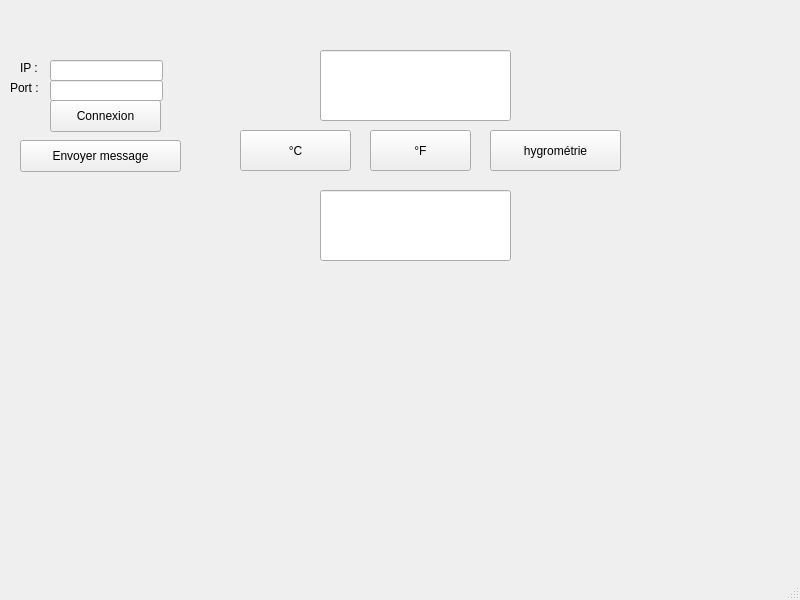
<?xml version="1.0" encoding="UTF-8"?>
<ui version="4.0">
 <class>clientQT</class>
 <widget class="QMainWindow" name="clientQT">
  <property name="geometry">
   <rect>
    <x>0</x>
    <y>0</y>
    <width>800</width>
    <height>600</height>
   </rect>
  </property>
  <property name="windowTitle">
   <string>clientQT</string>
  </property>
  <widget class="QWidget" name="centralwidget">
   <widget class="QLabel" name="ip">
    <property name="geometry">
     <rect>
      <x>20</x>
      <y>60</y>
      <width>21</width>
      <height>16</height>
     </rect>
    </property>
    <property name="text">
     <string>IP :</string>
    </property>
   </widget>
   <widget class="QLabel" name="port">
    <property name="geometry">
     <rect>
      <x>10</x>
      <y>80</y>
      <width>41</width>
      <height>16</height>
     </rect>
    </property>
    <property name="text">
     <string>Port :</string>
    </property>
   </widget>
   <widget class="QLineEdit" name="lineEditIP">
    <property name="geometry">
     <rect>
      <x>50</x>
      <y>60</y>
      <width>113</width>
      <height>21</height>
     </rect>
    </property>
   </widget>
   <widget class="QLineEdit" name="lineEditPort">
    <property name="geometry">
     <rect>
      <x>50</x>
      <y>80</y>
      <width>113</width>
      <height>21</height>
     </rect>
    </property>
   </widget>
   <widget class="QPushButton" name="boutonConnect">
    <property name="geometry">
     <rect>
      <x>50</x>
      <y>100</y>
      <width>111</width>
      <height>32</height>
     </rect>
    </property>
    <property name="text">
     <string>Connexion</string>
    </property>
   </widget>
   <widget class="QLabel" name="statutConnectLabel">
    <property name="geometry">
     <rect>
      <x>0</x>
      <y>180</y>
      <width>201</width>
      <height>121</height>
     </rect>
    </property>
    <property name="text">
     <string/>
    </property>
   </widget>
   <widget class="QPushButton" name="bouttonSendMessage">
    <property name="geometry">
     <rect>
      <x>20</x>
      <y>140</y>
      <width>161</width>
      <height>32</height>
     </rect>
    </property>
    <property name="text">
     <string>Envoyer message</string>
    </property>
   </widget>
   <widget class="QPushButton" name="celciusButton">
    <property name="geometry">
     <rect>
      <x>240</x>
      <y>130</y>
      <width>111</width>
      <height>41</height>
     </rect>
    </property>
    <property name="text">
     <string>°C</string>
    </property>
   </widget>
   <widget class="QPushButton" name="farenheitButton">
    <property name="geometry">
     <rect>
      <x>370</x>
      <y>130</y>
      <width>101</width>
      <height>41</height>
     </rect>
    </property>
    <property name="text">
     <string>°F</string>
    </property>
   </widget>
   <widget class="QPushButton" name="hygrometrieButton">
    <property name="geometry">
     <rect>
      <x>490</x>
      <y>130</y>
      <width>131</width>
      <height>41</height>
     </rect>
    </property>
    <property name="text">
     <string>hygrométrie</string>
    </property>
   </widget>
   <widget class="QLineEdit" name="lineEditASK">
    <property name="geometry">
     <rect>
      <x>320</x>
      <y>50</y>
      <width>191</width>
      <height>71</height>
     </rect>
    </property>
   </widget>
   <widget class="QLineEdit" name="lineEditANSWER">
    <property name="geometry">
     <rect>
      <x>320</x>
      <y>190</y>
      <width>191</width>
      <height>71</height>
     </rect>
    </property>
   </widget>
  </widget>
  <widget class="QMenuBar" name="menubar">
   <property name="geometry">
    <rect>
     <x>0</x>
     <y>0</y>
     <width>800</width>
     <height>24</height>
    </rect>
   </property>
  </widget>
  <widget class="QStatusBar" name="statusbar"/>
 </widget>
 <resources/>
 <connections>
  <connection>
   <sender>boutonConnect</sender>
   <signal>clicked()</signal>
   <receiver>clientQT</receiver>
   <slot>onConnectButtonClicked()</slot>
   <hints>
    <hint type="sourcelabel">
     <x>105</x>
     <y>139</y>
    </hint>
    <hint type="destinationlabel">
     <x>399</x>
     <y>299</y>
    </hint>
   </hints>
  </connection>
  <connection>
   <sender>bouttonSendMessage</sender>
   <signal>clicked()</signal>
   <receiver>clientQT</receiver>
   <slot>onSendMessageButtonClicked()</slot>
   <hints>
    <hint type="sourcelabel">
     <x>130</x>
     <y>179</y>
    </hint>
    <hint type="destinationlabel">
     <x>399</x>
     <y>299</y>
    </hint>
   </hints>
  </connection>
  <connection>
   <sender>celciusButton</sender>
   <signal>clicked()</signal>
   <receiver>clientQT</receiver>
   <slot>onCelciusClicked()</slot>
   <hints>
    <hint type="sourcelabel">
     <x>279</x>
     <y>169</y>
    </hint>
    <hint type="destinationlabel">
     <x>399</x>
     <y>299</y>
    </hint>
   </hints>
  </connection>
  <connection>
   <sender>farenheitButton</sender>
   <signal>clicked()</signal>
   <receiver>clientQT</receiver>
   <slot>onFarenheitClicked()</slot>
   <hints>
    <hint type="sourcelabel">
     <x>405</x>
     <y>169</y>
    </hint>
    <hint type="destinationlabel">
     <x>399</x>
     <y>299</y>
    </hint>
   </hints>
  </connection>
  <connection>
   <sender>hygrometrieButton</sender>
   <signal>clicked()</signal>
   <receiver>clientQT</receiver>
   <slot>onHygrometrieClicked()</slot>
   <hints>
    <hint type="sourcelabel">
     <x>535</x>
     <y>169</y>
    </hint>
    <hint type="destinationlabel">
     <x>399</x>
     <y>299</y>
    </hint>
   </hints>
  </connection>
 </connections>
 <slots>
  <slot>onConnectButtonClicked()</slot>
  <slot>onSendMessageButtonClicked()</slot>
  <slot>onCelciusClicked()</slot>
  <slot>onFarenheitClicked()</slot>
  <slot>onHygrometrieClicked()</slot>
 </slots>
</ui>
